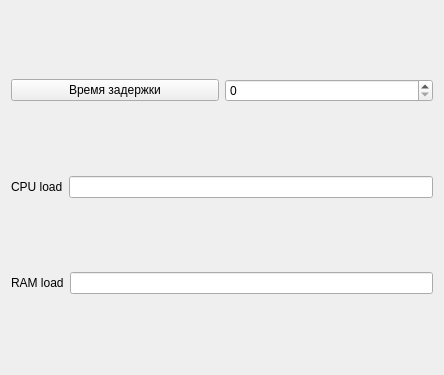
<?xml version="1.0" encoding="UTF-8"?>
<ui version="4.0">
 <class>CPUloadRAMload</class>
 <widget class="QWidget" name="CPUloadRAMload">
  <property name="geometry">
   <rect>
    <x>0</x>
    <y>0</y>
    <width>444</width>
    <height>375</height>
   </rect>
  </property>
  <property name="windowTitle">
   <string>Form</string>
  </property>
  <layout class="QVBoxLayout" name="verticalLayout">
   <item>
    <layout class="QHBoxLayout" name="horizontalLayout">
     <item>
      <widget class="QPushButton" name="pushButton">
       <property name="text">
        <string>Время задержки</string>
       </property>
      </widget>
     </item>
     <item>
      <widget class="QSpinBox" name="spinBox"/>
     </item>
    </layout>
   </item>
   <item>
    <layout class="QHBoxLayout" name="horizontalLayout_2">
     <item>
      <widget class="QLabel" name="label_2">
       <property name="text">
        <string>CPU load</string>
       </property>
      </widget>
     </item>
     <item>
      <widget class="QLineEdit" name="lineEdit"/>
     </item>
    </layout>
   </item>
   <item>
    <layout class="QHBoxLayout" name="horizontalLayout_3">
     <item>
      <widget class="QLabel" name="label_3">
       <property name="text">
        <string>RAM load</string>
       </property>
      </widget>
     </item>
     <item>
      <widget class="QLineEdit" name="lineEdit_2"/>
     </item>
    </layout>
   </item>
  </layout>
 </widget>
 <resources/>
 <connections/>
</ui>
